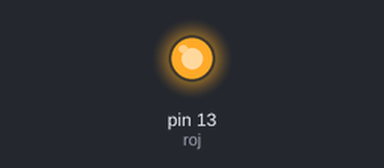
Recording of a sketch running on a simulated Arduino Uno, built with avr-gcc and run on an emulated ATmega328P. Shown: output pins drawn as LEDs (lit = HIGH).

Above: at 0.3 s.
At 4.5 s:
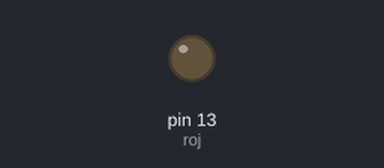
Timing chart, 0 to 6.3 s (numbered marks = the images above):
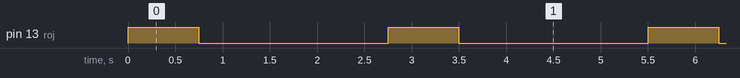

The sketch:

Prueba_de_1_LED.ino
```cpp
int roj = 13;

void setup() {
  pinMode(roj, OUTPUT);      //Rojo
}

void loop() {

  digitalWrite(roj, HIGH);    //se enciende todas las lucen
  delay(750);
  digitalWrite(roj, LOW);     //se apagan todas excepto la amarilla
  delay(2000);

}
```

Measured:
- by itself, pin 13 (roj): alternates HIGH for 0.75 s and LOW for 2.0 s
